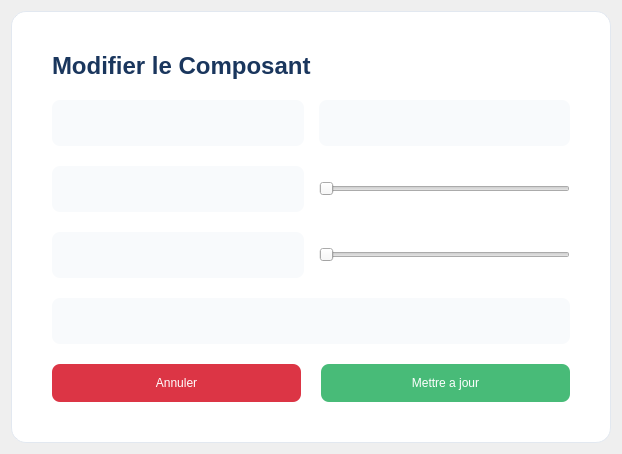
               <widget class="QWidget" name="pageModifier">
                <layout class="QVBoxLayout" name="layoutModifier">
                 <item>
                  <widget class="QFrame" name="modifyCard">
                   <property name="minimumSize">
                    <size>
                     <width>600</width>
                     <height>0</height>
                    </size>
                   </property>
                   <property name="styleSheet">
                    <string>#modifyCard { background: white; border-radius: 15px; border: 1px solid #E2E8F0; } QLineEdit { padding: 15px; border-radius: 8px; background: #F8FAFC; }</string>
                   </property>
                   <layout class="QVBoxLayout" name="modifyCardLayout">
                    <property name="spacing">
                     <number>20</number>
                    </property>
                    <property name="margin" stdset="0">
                     <number>40</number>
                    </property>
                    <item>
                     <widget class="QLabel" name="lblModTitle">
                      <property name="styleSheet">
                       <string>font-size: 24px; font-weight: bold; color: #1A365D;</string>
                      </property>
                      <property name="text">
                       <string>Modifier le Composant</string>
                      </property>
                     </widget>
                    </item>
                    <item>
                     <layout class="QHBoxLayout" name="layoutRefNom_mod">
                      <property name="spacing">
                       <number>15</number>
                      </property>
                      <item>
                       <widget class="QLineEdit" name="inputRef_mod"/>
                      </item>
                      <item>
                       <widget class="QLineEdit" name="inputNom_mod"/>
                      </item>
                     </layout>
                    </item>
                    <item>
                     <layout class="QHBoxLayout" name="layoutStock_mod">
                      <property name="spacing">
                       <number>15</number>
                      </property>
                      <item>
                       <widget class="QLineEdit" name="inputStock_mod"/>
                      </item>
                      <item>
                       <widget class="QSlider" name="sliderStock_mod">
                        <property name="maximum">
                         <number>500</number>
                        </property>
                        <property name="orientation">
                         <enum>Qt::Orientation::Horizontal</enum>
                        </property>
                       </widget>
                      </item>
                     </layout>
                    </item>
                    <item>
                     <layout class="QHBoxLayout" name="layoutPrix_mod">
                      <property name="spacing">
                       <number>15</number>
                      </property>
                      <item>
                       <widget class="QLineEdit" name="inputPrix_mod"/>
                      </item>
                      <item>
                       <widget class="QSlider" name="sliderPrix_mod">
                        <property name="maximum">
                         <number>500</number>
                        </property>
                        <property name="orientation">
                         <enum>Qt::Orientation::Horizontal</enum>
                        </property>
                       </widget>
                      </item>
                     </layout>
                    </item>
                    <item>
                     <widget class="QLineEdit" name="inputFournisseur_mod"/>
                    </item>
                    <item>
                     <layout class="QHBoxLayout" name="modifyActions">
                      <item>
                       <widget class="QPushButton" name="btnCancel_mod">
                        <property name="styleSheet">
                         <string>background-color: #dc3545; color: white; padding: 12px; border-radius: 8px;</string>
                        </property>
                        <property name="text">
                         <string>Annuler</string>
                        </property>
                       </widget>
                      </item>
                      <item>
                       <widget class="QPushButton" name="btnSave_mod">
                        <property name="styleSheet">
                         <string>background: #48BB78; color: white; padding: 12px; border-radius: 8px;</string>
                        </property>
                        <property name="text">
                         <string>Mettre a jour</string>
                        </property>
                       </widget>
                      </item>
                     </layout>
                    </item>
                   </layout>
                  </widget>
                 </item>
                </layout>
               </widget>
